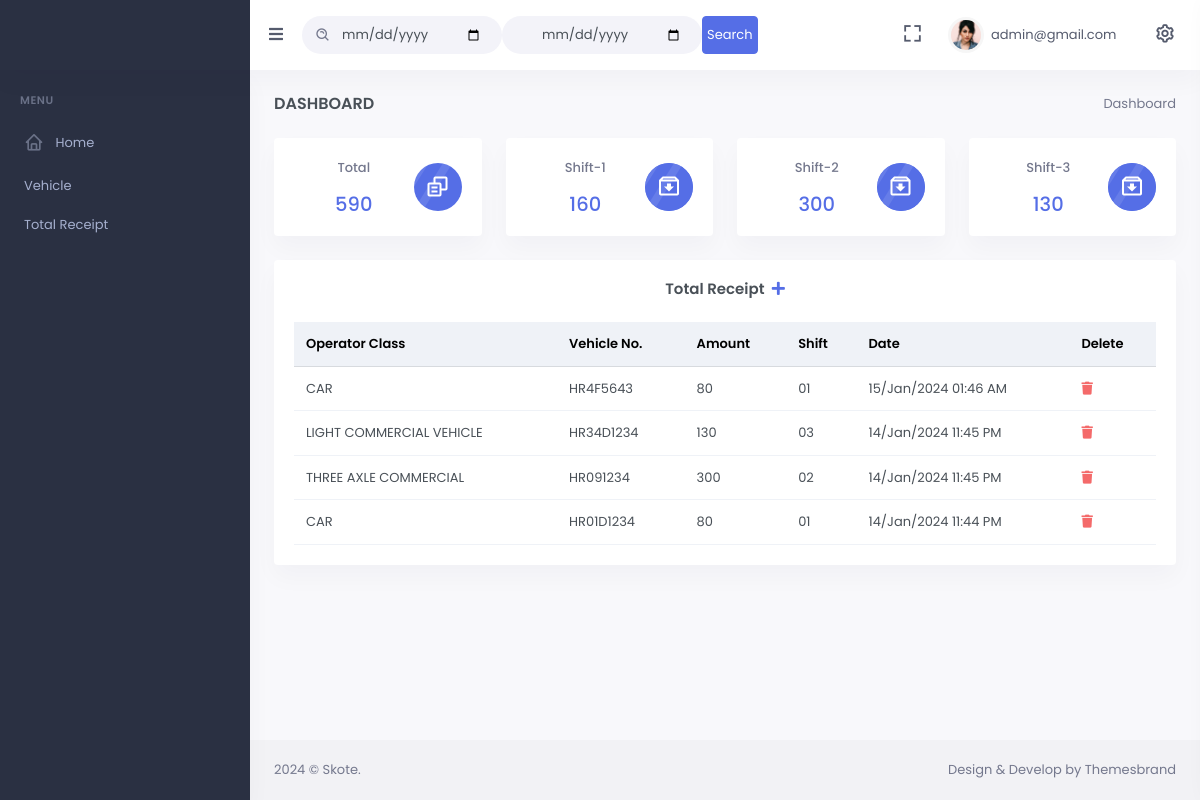
Page /total-receipt/ (signed in) on the earlier database version.
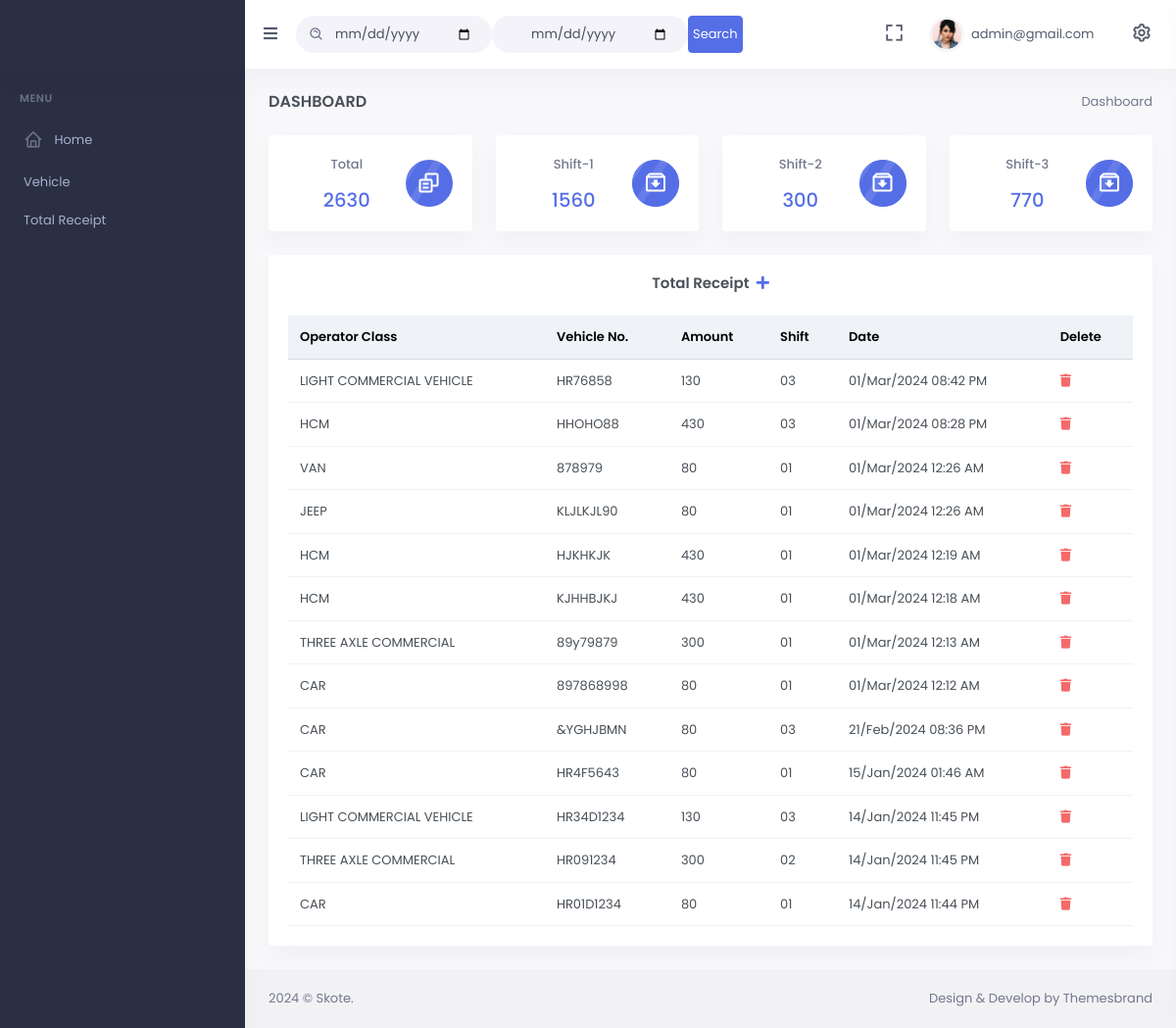
Same page on the later database version.
### mainApp/models.py (models this page shows)
class Receipt(models.Model):
    id=models.AutoField(primary_key=True)
    operator_class=models.CharField(max_length=100,default="",null=True,blank=True)
    vehicle_number=models.CharField(max_length=100,default="",null=True,blank=True)
    amount=models.CharField(max_length=100,default="",null=True,blank=True)
    date=models.CharField(max_length=100,default="",null=True,blank=True)
    shift_name=models.CharField(max_length=10,default=1,null=True,blank=True)
    branch_email=models.EmailField(default=1,null=True,blank=True)
    employee_email=models.EmailField(default=1,null=True,blank=True)

### mainApp/views.py (the view)
# urls.py: path('total-receipt/',views.total_receipt),
@login_required(login_url='/login/')
def total_receipt(Request):
    if not Request.user.is_superuser:
        return HttpResponseForbidden("You don't have permission to access this page.")
    else:
      tt = Decimal(0)
      shift_totals = {'1': Decimal(0), '2': Decimal(0), '3': Decimal(0)}
      if Request.method == "POST":
         from_date_str = Request.POST.get('from_date')
         to_date_str = Request.POST.get('to_date')
         from_date = datetime.strptime(from_date_str, '%Y-%m-%d').replace(tzinfo=pytz.timezone('Asia/Kolkata'))
         to_date = datetime.strptime(to_date_str, '%Y-%m-%d').replace(tzinfo=pytz.timezone('Asia/Kolkata'))
         from_date_tl = from_date.strftime('%d/%b/%Y %I:%M %p')
         to_date_tl = to_date.strftime('%d/%b/%Y %I:%M %p')
         print("From Date:", from_date_tl, "To Date:", to_date_tl)
         data = Receipt.objects.filter(date__range=[from_date_tl, to_date_tl]).order_by('id').reverse()
         if data:
             print("Hi")
         for i in data:
             tt += Decimal(i.amount)
             shift_totals[i.shift_name] = shift_totals.get(i.shift_name, Decimal(0)) + Decimal(i.amount)
         s1 = shift_totals.get('01', Decimal(0))
         s2 = shift_totals.get('02', Decimal(0))
         s3 = shift_totals.get('03', Decimal(0))
      else:
        tt = Decimal(0)
        shift_totals = {'1': Decimal(0), '2': Decimal(0), '3': Decimal(0)}
        data = Receipt.objects.all().order_by('id').reverse()
        current_datetime_utc = datetime.utcnow().replace(tzinfo=pytz.utc)
        indian_timezone = pytz.timezone('Asia/Kolkata')
        current_datetime_ist = current_datetime_utc.astimezone(indian_timezone)
        formatted_date = current_datetime_ist.strftime("%d/%b/%Y")
        t = Receipt.objects.all()
        for i in t:
            tt += Decimal(i.amount)
            shift_totals[i.shift_name] = shift_totals.get(i.shift_name, Decimal(0)) + Decimal(i.amount)
        s1 = shift_totals.get('01', Decimal(0))
        s2 = shift_totals.get('02', Decimal(0))
        s3 = shift_totals.get('03', Decimal(0))
      return render(Request,'total-receipt.html',{'data':data,'tt':tt,'s1':s1,'s2':s2,'s3':s3})

### mainApp/templates/total-receipt.html (shortened to what the changed rows need)
{% load static %}
<!doctype html>
<html lang="en">
<head>
    <link rel="stylesheet" href="https://cdnjs.cloudflare.com/ajax/libs/font-awesome/4.7.0/css/font-awesome.min.css">
    <link href="{%static 'admin-assets/css/bootstrap.min.css'%}" rel="stylesheet" type="text/css" />
    <link href="{%static 'admin-assets/css/icons.min.css'%}" rel="stylesheet" type="text/css" />
    <link href="{%static 'admin-assets/css/app.min.css'%}" rel="stylesheet" type="text/css" />
</head>
<body data-sidebar="dark" data-layout-mode="light">
    <div id="layout-wrapper">
        <div class="main-content">
            <div class="page-content">
                <div class="container-fluid">
                     <div class="row">
                        <div class="col-xl-12">
                            <div class="row">
                                <div class="col-md-3">
                                    <a href="#">
                                    <div class="card mini-stats-wid">
                                        <div class="card-body">
                                            <div class="d-flex">
                                                <div class="flex-grow-1">
                                                    <p class="text-muted fw-medium text-center"> Total</p>
                                                    <h4 class="mb-0 text-center">{{tt}}</h4>
                                                </div>
                                            </div>
                                        </div>
                                    </div>
                                </a>
                                </div>
                                <div class="col-md-3">
                                    <a href="#">
                                    <div class="card mini-stats-wid">
                                        <div class="card-body">
                                            <div class="d-flex">
                                                <div class="flex-grow-1">
                                                    <p class="text-muted fw-medium text-center">Shift-1</p>
                                                    <h4 class="mb-0 text-center">{{s1}}</h4>
                                                </div>
                                            </div>
                                        </div>
                                    </div>
                                </a>
                                </div>
                                <div class="col-md-3">
                                    <a href="#">
                                    <div class="card mini-stats-wid">
                                        <div class="card-body">
                                            <div class="d-flex">
                                                <div class="flex-grow-1">
                                                    <p class="text-muted fw-medium text-center">Shift-3</p>
                                                    <h4 class="mb-0 text-center">{{s3}}</h4>
                                                </div>
                                            </div>
                                        </div>
                                    </div>
                                </a>
                                </div>
                            </div>
                        </div>
                    </div>
                    {%block body%}
                    <div class="row">
                        <div class="col-lg-12">
                            <div class="card">
                                <div class="card-body">
                                    <div class="table-responsive">
                                        <table class="table align-middle table-nowrap mb-0">
                                            <thead class="table-light">
                                                <tr>
                                                    <th class="align-middle">Operator Class</th>
                                                    <th class="align-middle">Vehicle No.</th>
                                                    <th class="align-middle">Amount</th>
                                                    <th class="align-middle">Shift</th>
                                                    <th class="align-middle">Date</th>
                                                    {%if request.user.username == "admin@gmail.com"%}
                                                    <th class="align-middle">Delete</th>
                                                    {%endif%}
                                                </tr>
                                            </thead>
                                            <tbody>
                                                {%for item in data%}
                                                <tr>
                                                    <td>
                                                        {{item.operator_class}}
                                                    </td>
                                                    <td>
                                                        {{item.vehicle_number}}
                                                    </td>
                                                    <td>
                                                        {{item.amount}}
                                                    </td>
                                                    <td>
                                                        {{item.shift_name}}
                                                    </td>
                                                    <td>
                                                        {{item.date}}
                                                    </td>
                                                    {%if request.user.username == "admin@gmail.com"%}
                                                    <td>
                                                        <a href="#" onclick="confirmDelete('{{item.id}}')"><i class="fa fa-trash text-danger"></i></a>
                                                    </td>
                                                    {% endif %}
                                                </tr>
                                                {%endfor%}
                                            </tbody>
                                        </table>
                                    </div>
                                </div>
                            </div>
                        </div>
                    </div>
                </div>
            </div>                </div>
            </div>
            {%endblock%}
</body>
</html>

Differences in the rows shown:
added Receipt: operator_class "LIGHT COMMERCIAL VEHICLE", vehicle_number "HR76858", amount "130", shift_name "03", date "01/Mar/2024 08:42 PM"
added Receipt: operator_class "HCM", vehicle_number "HHOHO88", amount "430", shift_name "03", date "01/Mar/2024 08:28 PM"
added Receipt: operator_class "VAN", vehicle_number "878979", amount "80", shift_name "01", date "01/Mar/2024 12:26 AM"
added Receipt: operator_class "JEEP", vehicle_number "KLJLKJL90", amount "80", shift_name "01", date "01/Mar/2024 12:26 AM"
added Receipt: operator_class "HCM", vehicle_number "HJKHKJK", amount "430", shift_name "01", date "01/Mar/2024 12:19 AM"
added Receipt: operator_class "HCM", vehicle_number "KJHHBJKJ", amount "430", shift_name "01", date "01/Mar/2024 12:18 AM"
added Receipt: operator_class "THREE AXLE COMMERCIAL", vehicle_number "89y79879", amount "300", shift_name "01", date "01/Mar/2024 12:13 AM"
added Receipt: operator_class "CAR", vehicle_number "897868998", amount "80", shift_name "01", date "01/Mar/2024 12:12 AM"
added Receipt: operator_class "CAR", vehicle_number "&YGHJBMN", amount "80", shift_name "03", date "21/Feb/2024 08:36 PM"
Other differences:
{{ tt }}: "590" → "2630"
{{ s1 }}: "160" → "1560"
{{ s3 }}: "130" → "770"
